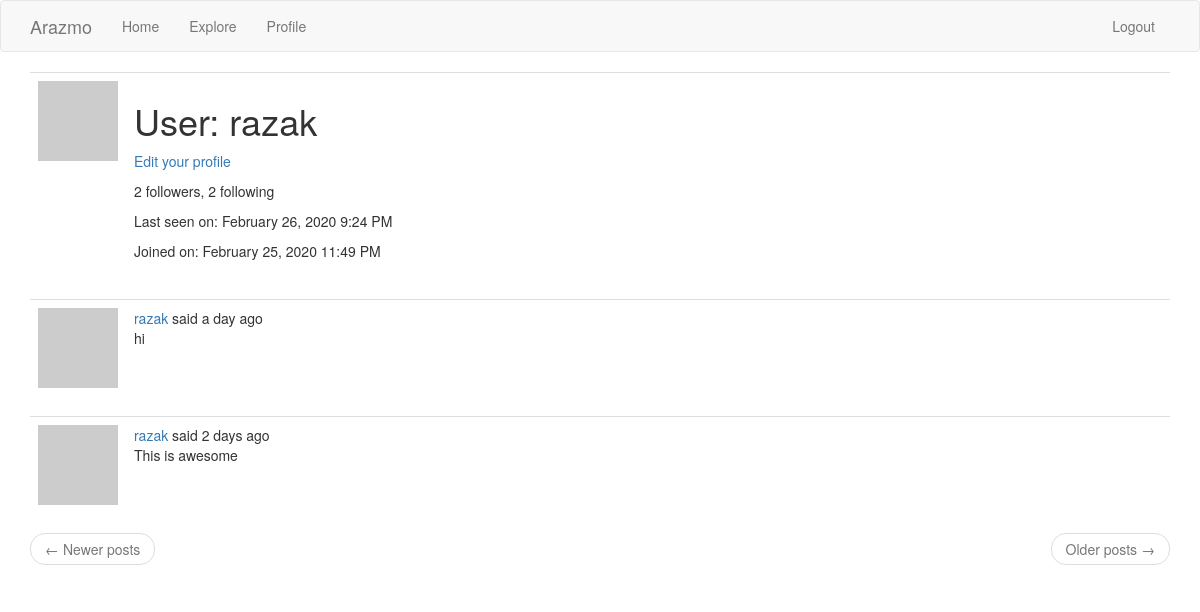
The page /razak (signed in) on the database as committed earlier.
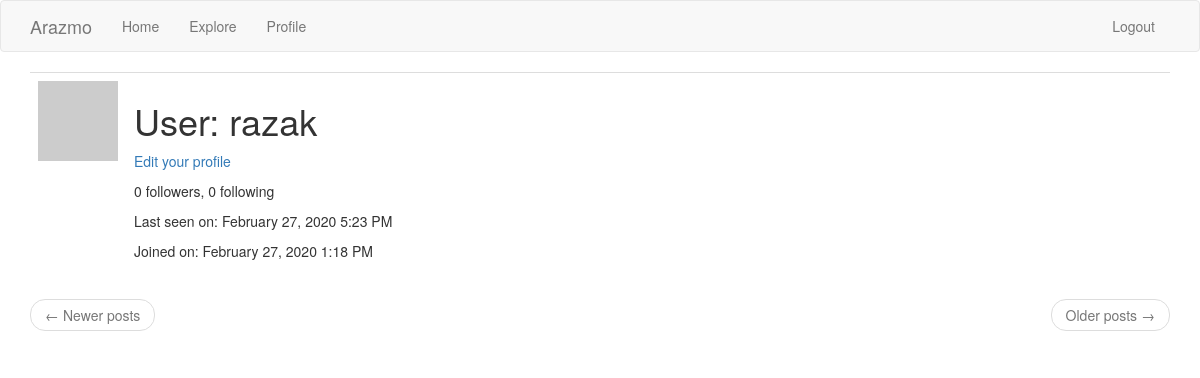
The same page on the database as committed later.
### app/models.py (models this page shows, shortened)
class User(UserMixin, db.Model):
    id = db.Column(db.Integer, primary_key=True)
    username = db.Column(db.String(64), index=True, unique=True)
    email = db.Column(db.String(120), index=True, unique=True)
    password_hash = db.Column(db.String(128))
    posts = db.relationship('Post', backref='author', lazy='dynamic')
    about_me = db.Column(db.String(140))
    date_joined = db.Column(db.DateTime(64), default=datetime.utcnow)
    last_seen = db.Column(db.DateTime(64), default=datetime.utcnow)
    followed = db.relationship(
        'User', secondary=followers,
        primaryjoin=(followers.c.follower_id == id),
        secondaryjoin = (followers.c.followed_id == id),
        backref=db.backref('followers', lazy='dynamic'), lazy='dynamic'
    )
    def avatar(self, size):
        digest = md5(self.email.lower().encode('utf8')).hexdigest()
        return 'https://www.gravatar.com/avatar/{}?d=identicon&s={}'.format(digest, size)

class Post(db.Model):
    id = db.Column(db.Integer, primary_key=True)
    body = db.Column(db.String(140))
    timestamp = db.Column(db.DateTime, index=True, default=datetime.utcnow)
    user_id = db.Column(db.Integer, db.ForeignKey('user.id'))

### app/main/routes.py (the view)
@bp.route("/<username>")
@login_required
def user(username):
  user = User.query.filter_by(username=username).first_or_404()
  page = request.args.get('page', 1, type=int)
  posts = user.posts.order_by(Post.timestamp.desc()).paginate(
    page, current_app.config['POSTS_PER_PAGE'], False)
  next_url = url_for('main.user', username=user.username, page=posts.next_num) \
    if posts.has_next else None
  prev_url = url_for('main.user', username=user.username, page=posts.prev_num) \
    if posts.has_prev else None
  return render_template("user.html", user=user, posts=posts.items, next_url=next_url, prev_url=prev_url)

### app/main/routes.py (called while the page is built)
@bp.before_request
def before_request():
  if current_user.is_authenticated:
    current_user.last_seen = datetime.utcnow()
    db.session.commit()
  g.locale = str(get_locale())

### app/models.py (called while the page is built)
@login.user_loader
def load_user(id):
    return User.query.get(int(id))

### app/templates/user.html (shortened to what this page needs)
{% extends "base.html" %}
{% block app_content %}
    <table class="table table-hover">
        <tr>
            <td width="80px"><img src="{{ user.avatar(80) }}"></td>
            <td>
                <h1>{{ _('User') }}: {{ user.username }}</h1>
                {% if user == current_user %}
                <p><a href="{{ url_for('main.edit_profile') }}">{{ _('Edit your profile') }}</a></p>
                {% elif not current_user.is_following(user) %}
                <p><a href="{{ url_for('main.follow', username=user.username) }}">{{ _('Follow') }}</a></p>
                {% else %}
                <p><a href="{{ url_for('main.unfollow', username=user.username) }}">{{ _('Unfollow') }}</a></p>
                {% endif %}
                <p>{{ _('%(count)d followers', count=user.followers.count()) }}, {{ _('%(count)d following', count=user.followed.count()) }}</p>
                {% if user.last_seen %}
                <p>{{ _('Last seen on') }}: {{ moment(user.last_seen).format('LLL') }}</p>
                {% endif %}
                {% if user.date_joined %}
                <p>{{ _('Joined on') }}: {{ moment(user.date_joined).format('LLL') }}</p>
                {% endif %}
            </td>
        </tr>
    </table>
    {% for post in posts %}
        {% include '_post.html' %}
    {% endfor %}
    <nav aria-label="...">
        <ul class="pager">
            <li class="previous{% if not prev_url %} disabled{% endif %}">
                <a href="{{ prev_url or '#' }}">
                    <span aria-hidden="true">&larr;</span> {{ _('Newer posts') }}
                </a>
            </li>
            <li class="next{% if not next_url %} disabled{% endif %}">
                <a href="{{ next_url or '#' }}">
                    {{ _('Older posts') }} <span aria-hidden="true">&rarr;</span>
                </a>
            </li>
        </ul>
    </nav>
{% endblock %}

### app/templates/base.html (shortened to what this page needs)
{% extends 'bootstrap/base.html' %}
{% block navbar %}
    <nav class="navbar navbar-default">
        <div class="container">
            <div class="navbar-header">
                <a class="navbar-brand" href="{{ url_for('main.index') }}">Arazmo</a>
            </div>
            <div class="collapse navbar-collapse" id="bs-example-navbar-collapse-1">
                <ul class="nav navbar-nav">
                    {% if current_user.username %}
                    <li><a href="{{ url_for('main.index') }}">{{ _('Home') }}</a></li>
                    <li><a href="{{ url_for('main.explore') }}">{{ _('Explore') }}</a></li>
                    <li><a href="{{ url_for('main.user', username=current_user.username) }}">{{ _('Profile') }}</a></li>
                    {% endif %}
                </ul>
                <ul class="nav navbar-nav navbar-right">
                    {% if current_user.username %}
                    <li><a href="{{ url_for('auth.logout') }}">{{ _('Logout') }}</a></li>
                    {% endif %}
                </ul>
            </div>
        </div>
    </nav>
{% endblock %}
{% block content %}
    <div class="container">
        {% block app_content %}{% endblock %}
    </div>
{% endblock %}

### app/templates/_post.html (shortened to what this page needs)
<table class="table table-hover">
    <tr>
        <td width="38px">
            <a href="{{ url_for('main.user', username=post.author.username) }}">
                <img src="{{ post.author.avatar(38) }}" />
            </a>
        </td>
        <td>
            {{ _('%(username)s said %(when)s',
                username=user_link, when=moment(post.timestamp).fromNow()) }}
            <br>
            {{ post.body }}
        </td>
    </tr>
</table>

Rows that differ between the two databases and show on the page:
removed Post: body "hi"
removed Post: body "This is awesome"
changed User "razak": last_seen "February 26, 2020 9:24 PM" → "February 27, 2020 5:23 PM"; date_joined "February 25, 2020 11:49 PM" → "February 27, 2020 1:18 PM"
Other text that changed with them:
text no longer shown: "2 followers 2 following"
text now shown: "0 followers 0 following"
